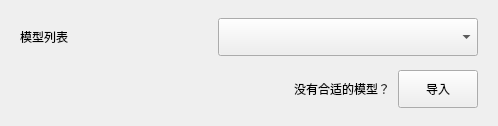
                  <widget class="QFrame" name="allModelListCard">
                   <property name="frameShape">
                    <enum>QFrame::NoFrame</enum>
                   </property>
                   <property name="panelRole" stdset="0">
                    <string>configCard</string>
                   </property>
                   <layout class="QVBoxLayout" name="verticalLayout_allModelList">
                    <property name="spacing">
                     <number>14</number>
                    </property>
                    <property name="leftMargin">
                     <number>20</number>
                    </property>
                    <property name="topMargin">
                     <number>18</number>
                    </property>
                    <property name="rightMargin">
                     <number>20</number>
                    </property>
                    <property name="bottomMargin">
                     <number>18</number>
                    </property>
                    <item>
                     <layout class="QHBoxLayout" name="horizontalLayout_allModel">
                      <property name="spacing">
                       <number>8</number>
                      </property>
                      <property name="leftMargin">
                       <number>0</number>
                      </property>
                      <property name="topMargin">
                       <number>0</number>
                      </property>
                      <property name="rightMargin">
                       <number>0</number>
                      </property>
                      <property name="bottomMargin">
                       <number>0</number>
                      </property>
                      <item>
                       <widget class="QLabel" name="allModelListTitleLabel">
                        <property name="minimumSize">
                         <size>
                          <width>150</width>
                          <height>0</height>
                         </size>
                        </property>
                        <property name="text">
                         <string>模型列表</string>
                        </property>
                        <property name="role" stdset="0">
                         <string>cardTitle</string>
                        </property>
                       </widget>
                      </item>
                      <item>
                       <spacer name="horizontalSpacer_allModel">
                        <property name="orientation">
                         <enum>Qt::Horizontal</enum>
                        </property>
                        <property name="sizeHint" stdset="0">
                         <size>
                          <width>40</width>
                          <height>20</height>
                         </size>
                        </property>
                       </spacer>
                      </item>
                      <item>
                       <widget class="QComboBox" name="allModelComboBox">
                        <property name="minimumSize">
                         <size>
                          <width>260</width>
                          <height>38</height>
                         </size>
                        </property>
                       </widget>
                      </item>
                     </layout>
                    </item>
                    <item>
                     <layout class="QHBoxLayout" name="horizontalLayout_allImportModel">
                      <property name="spacing">
                       <number>8</number>
                      </property>
                      <property name="leftMargin">
                       <number>0</number>
                      </property>
                      <property name="topMargin">
                       <number>0</number>
                      </property>
                      <property name="rightMargin">
                       <number>0</number>
                      </property>
                      <property name="bottomMargin">
                       <number>0</number>
                      </property>
                      <item>
                       <spacer name="horizontalSpacer_allImportModelLeft">
                        <property name="orientation">
                         <enum>Qt::Horizontal</enum>
                        </property>
                        <property name="sizeHint" stdset="0">
                         <size>
                          <width>150</width>
                          <height>20</height>
                         </size>
                        </property>
                       </spacer>
                      </item>
                      <item>
                       <widget class="QLabel" name="allModelHintLabel">
                        <property name="text">
                         <string>没有合适的模型？</string>
                        </property>
                        <property name="role" stdset="0">
                         <string>cardHint</string>
                        </property>
                       </widget>
                      </item>
                      <item>
                       <widget class="QPushButton" name="allImportModelButton">
                        <property name="minimumSize">
                         <size>
                          <width>78</width>
                          <height>38</height>
                         </size>
                        </property>
                        <property name="text">
                         <string>导入</string>
                        </property>
                       </widget>
                      </item>
                     </layout>
                    </item>
                   </layout>
                  </widget>
